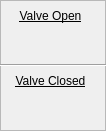
   <widget class="QFrame" name="frame_10">
    <property name="geometry">
     <rect>
      <x>237</x>
      <y>290</y>
      <width>106</width>
      <height>131</height>
     </rect>
    </property>
    <property name="frameShape">
     <enum>QFrame::StyledPanel</enum>
    </property>
    <property name="frameShadow">
     <enum>QFrame::Raised</enum>
    </property>
    <widget class="QLabel" name="label_8">
     <property name="geometry">
      <rect>
       <x>0</x>
       <y>5</y>
       <width>101</width>
       <height>21</height>
      </rect>
     </property>
     <property name="font">
      <font>
       <underline>true</underline>
      </font>
     </property>
     <property name="text">
      <string>Valve Open</string>
     </property>
     <property name="alignment">
      <set>Qt::AlignCenter</set>
     </property>
    </widget>
    <widget class="QLabel" name="label_9">
     <property name="geometry">
      <rect>
       <x>0</x>
       <y>70</y>
       <width>101</width>
       <height>21</height>
      </rect>
     </property>
     <property name="font">
      <font>
       <underline>true</underline>
      </font>
     </property>
     <property name="text">
      <string>Valve Closed</string>
     </property>
     <property name="alignment">
      <set>Qt::AlignCenter</set>
     </property>
    </widget>
    <widget class="Line" name="line">
     <property name="geometry">
      <rect>
       <x>0</x>
       <y>55</y>
       <width>111</width>
       <height>21</height>
      </rect>
     </property>
     <property name="orientation">
      <enum>Qt::Horizontal</enum>
     </property>
    </widget>
   </widget>
